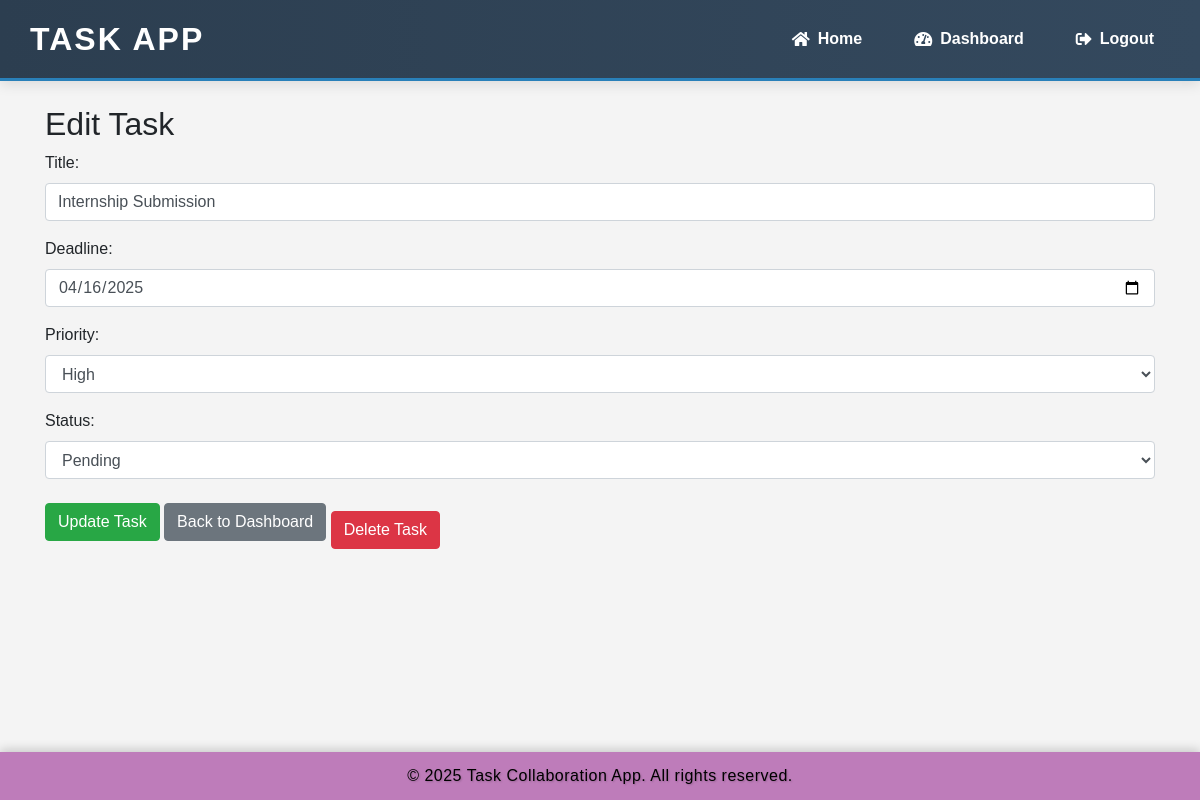
The page /task.php?id=1 (signed in) on the database its author committed.
### tables this page shows
CREATE TABLE `tasks` (
  `id` int(11) NOT NULL,
  `user_id` int(11) NOT NULL,
  `title` varchar(255) NOT NULL,
  `deadline` date NOT NULL,
  `priority` enum('High','Medium','Low') NOT NULL,
  `status` enum('Pending','Completed') DEFAULT 'Pending'
);

### task.php (the view, shortened to what this page needs)
<?php
include 'config/db.php';
include 'include/header.php';
$task_id = isset($_GET['id']) ? intval($_GET['id']) : null;
$isEditing = $task_id !== null;
$title = '';
$deadline = '';
$priority = '';
$status = '';
if ($isEditing) {
    $stmt = $conn->prepare("SELECT title, deadline, priority, status, user_id FROM tasks WHERE id = ?");
    $stmt->bind_param("i", $task_id);
    $stmt->execute();
    $stmt->bind_result($title, $deadline, $priority, $status, $task_user_id);
}
?>
<link href="https://cdn.jsdelivr.net/npm/bootstrap@4.6.2/dist/css/bootstrap.min.css" rel="stylesheet">
<div class="container mt-4">
    <h2><?php echo $isEditing ? 'Edit' : 'Create'; ?> Task</h2>
    <form method="POST" action="">
        <div class="form-group">
            <label for="title">Title:</label>
            <input type="text" id="title" name="title" class="form-control" value="<?php echo htmlspecialchars($title); ?>" required>
        </div>
        <div class="form-group">
            <label for="deadline">Deadline:</label>
            <input type="date" id="deadline" name="deadline" class="form-control" value="<?php echo htmlspecialchars($deadline); ?>" required>
        </div>
        <div class="form-group">
            <label for="priority">Priority:</label>
            <select id="priority" name="priority" class="form-control" required>
                <option value="High" <?php echo $priority == 'High' ? 'selected' : ''; ?>>High</option>
            </select>
        </div>
        <div class="form-group">
            <label for="status">Status:</label>
            <select id="status" name="status" class="form-control" required>
                <option value="Pending" <?php echo $status == 'Pending' ? 'selected' : ''; ?>>Pending</option>
            </select>
        </div>
        <button type="submit" class="btn btn-<?php echo $isEditing ? 'success' : 'primary'; ?>">
            <?php echo $isEditing ? 'Update' : 'Create'; ?> Task
        </button>
        <a href="dashboard.php" class="btn btn-secondary">Back to Dashboard</a>
        <?php if ($isEditing): ?>
            <button type="submit" name="delete" class="btn btn-danger mt-3" onclick="return confirm('Are you sure you want to delete this task?')">
                Delete Task
            </button>
        <?php endif; ?>
    </form>
</div>
<?php include 'include/footer.php'; ?>

### include/header.php (style rules this page uses)
* { margin: 0; padding: 0; box-sizing: border-box; }
body { font-family: 'Arial', sans-serif; background-color: #f4f4f4; }

### task.php (style rules this page uses)
* { margin: 0; padding: 0; box-sizing: border-box; }
body { font-family: 'Arial', sans-serif; background-color: #f4f4f4; }

### rows shown on the page
tasks: title "Internship Submission", deadline "04/16/2025", priority "High", status "Pending"
